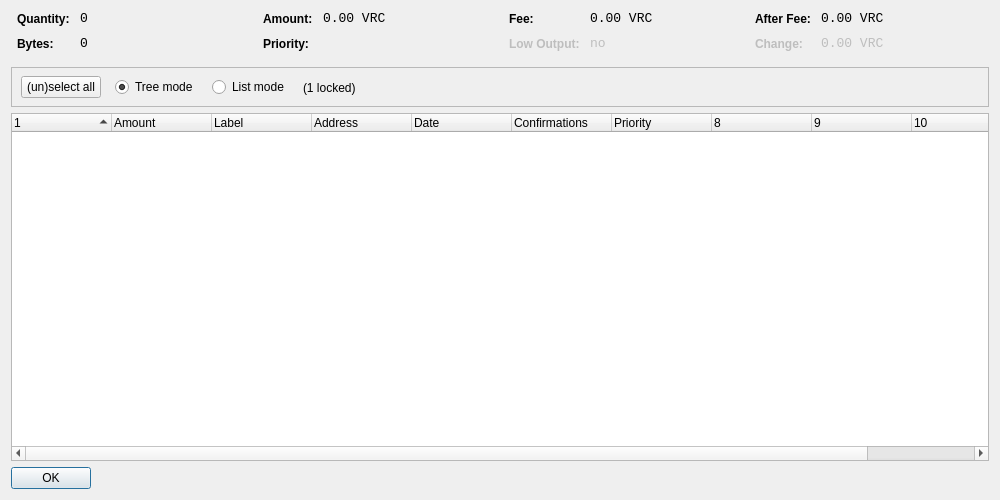
<?xml version="1.0" encoding="UTF-8"?>
<ui version="4.0">
 <class>CoinControlDialog</class>
 <widget class="QDialog" name="CoinControlDialog">
  <property name="geometry">
   <rect>
    <x>0</x>
    <y>0</y>
    <width>1000</width>
    <height>500</height>
   </rect>
  </property>
  <property name="windowTitle">
   <string>Coin Control</string>
  </property>
  <layout class="QVBoxLayout" name="verticalLayout">
   <item>
    <layout class="QHBoxLayout" name="horizontalLayoutTop" stretch="0,0,0,0">
     <property name="topMargin">
      <number>0</number>
     </property>
     <property name="bottomMargin">
      <number>10</number>
     </property>
     <item>
      <layout class="QFormLayout" name="formLayoutCoinControl1">
       <property name="horizontalSpacing">
        <number>10</number>
       </property>
       <property name="verticalSpacing">
        <number>10</number>
       </property>
       <property name="leftMargin">
        <number>6</number>
       </property>
       <property name="rightMargin">
        <number>6</number>
       </property>
       <item row="0" column="0">
        <widget class="QLabel" name="labelCoinControlQuantityText">
         <property name="styleSheet">
          <string notr="true">font-weight:bold;</string>
         </property>
         <property name="text">
          <string>Quantity:</string>
         </property>
        </widget>
       </item>
       <item row="0" column="1">
        <widget class="QLabel" name="labelCoinControlQuantity">
         <property name="font">
          <font>
           <family>Monospace</family>
           <pointsize>10</pointsize>
          </font>
         </property>
         <property name="cursor">
          <cursorShape>IBeamCursor</cursorShape>
         </property>
         <property name="contextMenuPolicy">
          <enum>Qt::ActionsContextMenu</enum>
         </property>
         <property name="text">
          <string notr="true">0</string>
         </property>
         <property name="textInteractionFlags">
          <set>Qt::LinksAccessibleByMouse|Qt::TextSelectableByKeyboard|Qt::TextSelectableByMouse</set>
         </property>
        </widget>
       </item>
       <item row="1" column="0">
        <widget class="QLabel" name="labelCoinControlBytesText">
         <property name="styleSheet">
          <string notr="true">font-weight:bold;</string>
         </property>
         <property name="text">
          <string>Bytes:</string>
         </property>
        </widget>
       </item>
       <item row="1" column="1">
        <widget class="QLabel" name="labelCoinControlBytes">
         <property name="font">
          <font>
           <family>Monospace</family>
           <pointsize>10</pointsize>
          </font>
         </property>
         <property name="cursor">
          <cursorShape>IBeamCursor</cursorShape>
         </property>
         <property name="contextMenuPolicy">
          <enum>Qt::ActionsContextMenu</enum>
         </property>
         <property name="text">
          <string notr="true">0</string>
         </property>
         <property name="textInteractionFlags">
          <set>Qt::LinksAccessibleByMouse|Qt::TextSelectableByKeyboard|Qt::TextSelectableByMouse</set>
         </property>
        </widget>
       </item>
      </layout>
     </item>
     <item>
      <layout class="QFormLayout" name="formLayoutCoinControl2">
       <property name="horizontalSpacing">
        <number>10</number>
       </property>
       <property name="verticalSpacing">
        <number>10</number>
       </property>
       <property name="leftMargin">
        <number>6</number>
       </property>
       <property name="rightMargin">
        <number>6</number>
       </property>
       <item row="0" column="0">
        <widget class="QLabel" name="labelCoinControlAmountText">
         <property name="styleSheet">
          <string notr="true">font-weight:bold;</string>
         </property>
         <property name="text">
          <string>Amount:</string>
         </property>
        </widget>
       </item>
       <item row="0" column="1">
        <widget class="QLabel" name="labelCoinControlAmount">
         <property name="font">
          <font>
           <family>Monospace</family>
           <pointsize>10</pointsize>
          </font>
         </property>
         <property name="cursor">
          <cursorShape>IBeamCursor</cursorShape>
         </property>
         <property name="contextMenuPolicy">
          <enum>Qt::ActionsContextMenu</enum>
         </property>
         <property name="text">
          <string notr="true">0.00 VRC</string>
         </property>
         <property name="textInteractionFlags">
          <set>Qt::LinksAccessibleByMouse|Qt::TextSelectableByKeyboard|Qt::TextSelectableByMouse</set>
         </property>
        </widget>
       </item>
       <item row="1" column="0">
        <widget class="QLabel" name="labelCoinControlPriorityText">
         <property name="styleSheet">
          <string notr="true">font-weight:bold;</string>
         </property>
         <property name="text">
          <string>Priority:</string>
         </property>
        </widget>
       </item>
       <item row="1" column="1">
        <widget class="QLabel" name="labelCoinControlPriority">
         <property name="font">
          <font>
           <family>Monospace</family>
           <pointsize>10</pointsize>
          </font>
         </property>
         <property name="cursor">
          <cursorShape>IBeamCursor</cursorShape>
         </property>
         <property name="contextMenuPolicy">
          <enum>Qt::ActionsContextMenu</enum>
         </property>
         <property name="text">
          <string/>
         </property>
         <property name="textInteractionFlags">
          <set>Qt::LinksAccessibleByMouse|Qt::TextSelectableByKeyboard|Qt::TextSelectableByMouse</set>
         </property>
        </widget>
       </item>
      </layout>
     </item>
     <item>
      <layout class="QFormLayout" name="formLayoutCoinControl3">
       <property name="horizontalSpacing">
        <number>10</number>
       </property>
       <property name="verticalSpacing">
        <number>10</number>
       </property>
       <property name="leftMargin">
        <number>6</number>
       </property>
       <property name="rightMargin">
        <number>6</number>
       </property>
       <item row="0" column="0">
        <widget class="QLabel" name="labelCoinControlFeeText">
         <property name="styleSheet">
          <string notr="true">font-weight:bold;</string>
         </property>
         <property name="text">
          <string>Fee:</string>
         </property>
        </widget>
       </item>
       <item row="0" column="1">
        <widget class="QLabel" name="labelCoinControlFee">
         <property name="font">
          <font>
           <family>Monospace</family>
           <pointsize>10</pointsize>
          </font>
         </property>
         <property name="cursor">
          <cursorShape>IBeamCursor</cursorShape>
         </property>
         <property name="contextMenuPolicy">
          <enum>Qt::ActionsContextMenu</enum>
         </property>
         <property name="text">
          <string notr="true">0.00 VRC</string>
         </property>
         <property name="textInteractionFlags">
          <set>Qt::LinksAccessibleByMouse|Qt::TextSelectableByKeyboard|Qt::TextSelectableByMouse</set>
         </property>
        </widget>
       </item>
       <item row="1" column="0">
        <widget class="QLabel" name="labelCoinControlLowOutputText">
         <property name="enabled">
          <bool>false</bool>
         </property>
         <property name="styleSheet">
          <string notr="true">font-weight:bold;</string>
         </property>
         <property name="text">
          <string>Low Output:</string>
         </property>
        </widget>
       </item>
       <item row="1" column="1">
        <widget class="QLabel" name="labelCoinControlLowOutput">
         <property name="enabled">
          <bool>false</bool>
         </property>
         <property name="font">
          <font>
           <family>Monospace</family>
           <pointsize>10</pointsize>
          </font>
         </property>
         <property name="cursor">
          <cursorShape>IBeamCursor</cursorShape>
         </property>
         <property name="contextMenuPolicy">
          <enum>Qt::ActionsContextMenu</enum>
         </property>
         <property name="text">
          <string>no</string>
         </property>
         <property name="textInteractionFlags">
          <set>Qt::LinksAccessibleByMouse|Qt::TextSelectableByKeyboard|Qt::TextSelectableByMouse</set>
         </property>
        </widget>
       </item>
      </layout>
     </item>
     <item>
      <layout class="QFormLayout" name="formLayoutCoinControl4">
       <property name="horizontalSpacing">
        <number>10</number>
       </property>
       <property name="verticalSpacing">
        <number>10</number>
       </property>
       <property name="leftMargin">
        <number>6</number>
       </property>
       <property name="rightMargin">
        <number>6</number>
       </property>
       <item row="0" column="0">
        <widget class="QLabel" name="labelCoinControlAfterFeeText">
         <property name="styleSheet">
          <string notr="true">font-weight:bold;</string>
         </property>
         <property name="text">
          <string>After Fee:</string>
         </property>
        </widget>
       </item>
       <item row="0" column="1">
        <widget class="QLabel" name="labelCoinControlAfterFee">
         <property name="font">
          <font>
           <family>Monospace</family>
           <pointsize>10</pointsize>
          </font>
         </property>
         <property name="cursor">
          <cursorShape>IBeamCursor</cursorShape>
         </property>
         <property name="contextMenuPolicy">
          <enum>Qt::ActionsContextMenu</enum>
         </property>
         <property name="text">
          <string notr="true">0.00 VRC</string>
         </property>
         <property name="textInteractionFlags">
          <set>Qt::LinksAccessibleByMouse|Qt::TextSelectableByKeyboard|Qt::TextSelectableByMouse</set>
         </property>
        </widget>
       </item>
       <item row="1" column="0">
        <widget class="QLabel" name="labelCoinControlChangeText">
         <property name="enabled">
          <bool>false</bool>
         </property>
         <property name="styleSheet">
          <string notr="true">font-weight:bold;</string>
         </property>
         <property name="text">
          <string>Change:</string>
         </property>
        </widget>
       </item>
       <item row="1" column="1">
        <widget class="QLabel" name="labelCoinControlChange">
         <property name="enabled">
          <bool>false</bool>
         </property>
         <property name="font">
          <font>
           <family>Monospace</family>
           <pointsize>10</pointsize>
          </font>
         </property>
         <property name="cursor">
          <cursorShape>IBeamCursor</cursorShape>
         </property>
         <property name="contextMenuPolicy">
          <enum>Qt::ActionsContextMenu</enum>
         </property>
         <property name="text">
          <string notr="true">0.00 VRC</string>
         </property>
         <property name="textInteractionFlags">
          <set>Qt::LinksAccessibleByMouse|Qt::TextSelectableByKeyboard|Qt::TextSelectableByMouse</set>
         </property>
        </widget>
       </item>
      </layout>
     </item>
    </layout>
   </item>
   <item>
    <widget class="QFrame" name="frame">
     <property name="minimumSize">
      <size>
       <width>0</width>
       <height>40</height>
      </size>
     </property>
     <property name="frameShape">
      <enum>QFrame::StyledPanel</enum>
     </property>
     <property name="frameShadow">
      <enum>QFrame::Sunken</enum>
     </property>
     <widget class="QWidget" name="horizontalLayoutWidget">
      <property name="geometry">
       <rect>
        <x>10</x>
        <y>0</y>
        <width>781</width>
        <height>41</height>
       </rect>
      </property>
      <layout class="QHBoxLayout" name="horizontalLayoutPanel" stretch="0,0,0,0,0">
       <property name="spacing">
        <number>14</number>
       </property>
       <item>
        <widget class="QPushButton" name="pushButtonSelectAll">
         <property name="sizePolicy">
          <sizepolicy hsizetype="Maximum" vsizetype="Fixed">
           <horstretch>0</horstretch>
           <verstretch>0</verstretch>
          </sizepolicy>
         </property>
         <property name="text">
          <string>(un)select all</string>
         </property>
        </widget>
       </item>
       <item>
        <widget class="QRadioButton" name="radioTreeMode">
         <property name="sizePolicy">
          <sizepolicy hsizetype="Maximum" vsizetype="Fixed">
           <horstretch>0</horstretch>
           <verstretch>0</verstretch>
          </sizepolicy>
         </property>
         <property name="text">
          <string>Tree mode</string>
         </property>
         <property name="checked">
          <bool>true</bool>
         </property>
        </widget>
       </item>
       <item>
        <widget class="QRadioButton" name="radioListMode">
         <property name="sizePolicy">
          <sizepolicy hsizetype="Maximum" vsizetype="Fixed">
           <horstretch>0</horstretch>
           <verstretch>0</verstretch>
          </sizepolicy>
         </property>
         <property name="text">
          <string>List mode</string>
         </property>
        </widget>
       </item>
       <item>
        <widget class="QLabel" name="labelLocked">
         <property name="text">
          <string>(1 locked)</string>
         </property>
        </widget>
       </item>
       <item>
        <spacer name="horizontalSpacer">
         <property name="orientation">
          <enum>Qt::Horizontal</enum>
         </property>
         <property name="sizeHint" stdset="0">
          <size>
           <width>40</width>
           <height>20</height>
          </size>
         </property>
        </spacer>
       </item>
      </layout>
     </widget>
    </widget>
   </item>
   <item>
    <widget class="CoinControlTreeWidget" name="treeWidget">
     <property name="contextMenuPolicy">
      <enum>Qt::CustomContextMenu</enum>
     </property>
     <property name="sortingEnabled">
      <bool>false</bool>
     </property>
     <property name="columnCount">
      <number>11</number>
     </property>
     <attribute name="headerShowSortIndicator" stdset="0">
      <bool>true</bool>
     </attribute>
     <attribute name="headerStretchLastSection">
      <bool>false</bool>
     </attribute>
     <column>
      <property name="text">
       <string/>
      </property>
     </column>
     <column>
      <property name="text">
       <string>Amount</string>
      </property>
     </column>
     <column>
      <property name="text">
       <string notr="true">Label</string>
      </property>
     </column>
     <column>
      <property name="text">
       <string>Address</string>
      </property>
     </column>
     <column>
      <property name="text">
       <string>Date</string>
      </property>
     </column>
     <column>
      <property name="text">
       <string>Confirmations</string>
      </property>
      <property name="toolTip">
       <string>Confirmed</string>
      </property>
     </column>
     <column>
      <property name="text">
       <string>Priority</string>
      </property>
     </column>
     <column>
      <property name="text">
       <string/>
      </property>
     </column>
     <column>
      <property name="text">
       <string/>
      </property>
     </column>
     <column>
      <property name="text">
       <string/>
      </property>
     </column>
     <column>
      <property name="text">
       <string/>
      </property>
     </column>
    </widget>
   </item>
   <item>
    <widget class="QDialogButtonBox" name="buttonBox">
     <property name="sizePolicy">
      <sizepolicy hsizetype="Maximum" vsizetype="Fixed">
       <horstretch>0</horstretch>
       <verstretch>0</verstretch>
      </sizepolicy>
     </property>
     <property name="orientation">
      <enum>Qt::Horizontal</enum>
     </property>
     <property name="standardButtons">
      <set>QDialogButtonBox::Ok</set>
     </property>
    </widget>
   </item>
  </layout>
 </widget>
 <customwidgets>
  <customwidget>
   <class>CoinControlTreeWidget</class>
   <extends>QTreeWidget</extends>
   <header>coincontroltreewidget.h</header>
  </customwidget>
 </customwidgets>
 <resources/>
 <connections/>
</ui>
